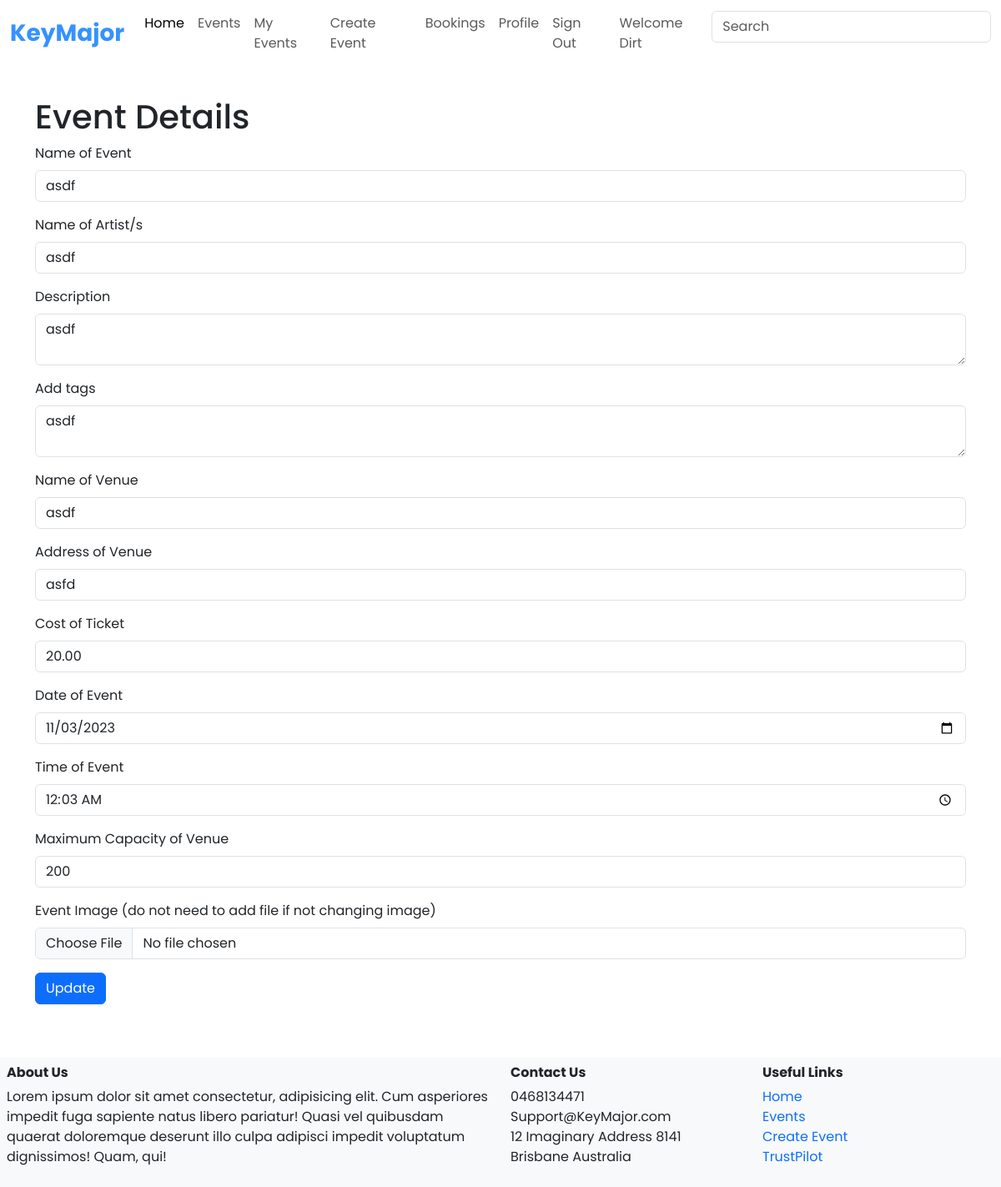
Screenshot of /events/update_event/3 (signed in) with the database file from the repository.
### server/models.py (models this page shows, shortened)
class User(db.Model, UserMixin):
    __tablename__ = 'users'
    id = db.Column(db.Integer, primary_key=True)
    fname = db.Column(db.String(100), index=True, nullable=False)
    lname = db.Column(db.String(100), index=True, nullable=False)
    pnumber = db.Column(db.String(100), nullable=False)
    emailid = db.Column(db.String(100), index=True, nullable=False)
    password_hash = db.Column(db.String(255), nullable=False)
    image = db.Column(db.String(400))
    comments = db.relationship('Comment', backref='user')
    created_event = db.relationship('Event', backref='user')
    orders = db.relationship('TicketOrder', backref='user')

class Event(db.Model):
    __tablename__ = 'events'
    id = db.Column(db.Integer, primary_key=True)
    creator_id = db.Column(db.Integer, db.ForeignKey('users.id'))
    name = db.Column(db.String(80))
    description = db.Column(db.String(200))
    tags = db.Column(db.String(200))
    image = db.Column(db.String(400))
    venue_name = db.Column(db.String(80))
    address = db.Column(db.String(80))
    ticket_cost = db.Column(db.Double)
    artist = db.Column(db.String(80))
    date = db.Column(db.Date)
    time = db.Column(db.Time)
    maxSeating = db.Column(db.Integer)
    currentSeating = db.Column(db.Integer)
    comments = db.relationship('Comment', backref='event')
    orders = db.relationship('TicketOrder', backref='event')
    status = db.relationship('EventStatus', backref='event')

### server/events.py (the view, shortened to what this page needs)
@event_bp.route('/update_event/<id>', methods=['GET','POST'])
@login_required
def update_event(id):
	event = db.session.scalar(db.select(Event).where(Event.id==id))
	form = EventUpdateForm(obj=event)
	return render_template('events/event-creation.html', form=form)

### server/forms.py
class EventUpdateForm(FlaskForm):
	name = StringField('Name of Event', validators=[InputRequired()])
	artist = StringField('Name of Artist/s', validators=[InputRequired()])
	description = TextAreaField('Description', validators = [InputRequired()])
	tags = TextAreaField('Add tags', validators = [InputRequired()])
	venue_name = StringField('Name of Venue', validators=[InputRequired()])
	address = StringField('Address of Venue', validators=[InputRequired()])
	ticket_cost = DecimalField('Cost of Ticket', validators=[InputRequired()])
	date = DateField('Date of Event', validators=[InputRequired()])
	time = TimeField('Time of Event',validators=[InputRequired()])
	maxSeating = IntegerField('Maximum Capacity of Venue', validators=[InputRequired()])
	image = FileField('Event Image (do not need to add file if not changing image)', validators=[
		FileAllowed(ALLOWED_FILE, message='Only supports png, jpg, JPG, PNG')])
	submit = SubmitField("Update")

### server/templates/events/event-creation.html
{% extends 'base.html' %}
{% from 'bootstrap5/form.html' import render_form %}
{% block content %}
<div class="container">
	<div class="row mt-5">
		<div class="col-md-12">
			<h1>Event Details</h1>
			{{render_form(form)}}
		</div>
	</div>
</div>
{% endblock %}

### server/templates/base.html (shortened to what this page needs)
<html>
<head>
    <link href="https://cdn.jsdelivr.net/npm/bootstrap@5.3.1/dist/css/bootstrap.min.css" rel="stylesheet">
    <link rel="stylesheet" href="{{ url_for('static', filename='style.css') }}">
</head>
<body>
    <header>
            <nav class="navbar navbar-expand-xl fixed-top">
                <div class="container-xxl">
                    <a class="navbar-brand" href="{{ url_for('main.index') }}">KeyMajor</a>
                    <div class="collapse navbar-collapse w-auto" id="navbarSupportedContent">
                        <ul class="navbar-nav me-auto mb-2 mb-xl-0">
                            <li class="nav-item">
                                <a class="nav-link active" aria-current="page" href="{{ url_for('main.index') }}">Home</a>
                            </li>
                            <li class="nav-item">
                                <a class="nav-link" href="{{ url_for('event.load_events') }}">Events</a>
                            </li>
                            {% if current_user.is_authenticated %}
                            <li class="nav-item">
                                <a class="nav-link" href="{{url_for('event.load_created_events')}}">My Events</a>
                            </li>
                            <li class="nav-item">
                                <a class="nav-link" href="{{ url_for('event.event_creation') }}">Create Event</a>
                            </li>
                            <li class="nav-item">
                                <a class="nav-link" href="event-bookings.html">Bookings</a>
                            </li>
                            <li class="nav-item">
                                <a class="nav-link" href="#">Profile</a>
                            </li>
                            <li class="nav-item">
                                <a class="nav-link" href="{{ url_for('auth.logout') }}">Sign Out</a>
                            </li>
                            <li class="nav-item">
                                <a class="nav-link">Welcome {{current_user.fname}}</a>
                            </li>
                            {% endif %}
                        </ul>
                        <form class="d-flex" role="search">
                            <input class="form-control" type="search" placeholder="Search" aria-label="Search">
                        </form>
                    </div>
                </div>
            </nav>
    </header>
    {% block content %}
    {% endblock %}
    <div class="footer mt-5 bg-light">
        <footer class="container-xxl p-2">
            <div class="row">
                <div class="col-md-6">
                    <h6 class="fw-bold">About Us</h6>
                    <p>
                        Lorem ipsum dolor sit amet consectetur, adipisicing elit. Cum
                        asperiores impedit fuga sapiente natus libero pariatur! Quasi vel
                        quibusdam quaerat doloremque deserunt illo culpa adipisci impedit
                        voluptatum dignissimos! Quam, qui!
                    </p>
                </div>
                <div class="col-md-3">
                    <h6 class="fw-bold">Contact Us</h6>
                    <ul class="list-unstyled">
                        <li>0468134471</li>
                        <li>Support@KeyMajor.com</li>
                        <li>12 Imaginary Address 8141 Brisbane Australia </li>
                    </ul>
                </div>
                <div class="col-md-3">
                    <h6 class="fw-bold">Useful Links</h6>
                    <ul class="nav flex-column">
                        <li class="nav-item"><a class="nav-link p-0" href="{{ url_for('main.index') }}">Home</a></li>
                        <li class="nav-item"><a class="nav-link p-0" href="#">Events</a></li>
                        {% if current_user.is_authenticated %}
                        <li class="nav-item"><a class="nav-link p-0" href="{{ url_for('event.event_creation') }}">Create Event</a></li>
                        <li class="nav-item"><a class="nav-link p-0" href="#">TrustPilot</a></li>
                        {% else %}
                        <li class="nav-item"><a class="nav-link p-0" href="{{ url_for('auth.authenticate') }}">Log in</a></li>
                        <li class="nav-item"><a class="nav-link p-0" href="{{ url_for('auth.register') }}">Register</a></li>
                        {% endif %}
                    </ul>
                </div>
            </div>
        </footer>
    </div>
</body>
</html>

### server/static/style.css (style rules this page uses)
:root { --bs-primary: #3592FF; }
body { border: 0px; margin: 0px; padding: 0px; font-family: 'Poppins'; padding-top: 68px; }
.navbar { --bs-navbar-brand-color: #3592FF; --bs-navbar-brand-font-size: 28px; --bs-navbar-brand-hover-color: #3592FF; background-color: #ffffff; }
.navbar-brand { font-weight: bold; }

### rows the page displays
User: fname "Dirt"
Event: name "asdf", artist "asdf", description "asdf", tags "asdf", venue_name "asdf", address "asfd", ticket_cost "20.00", date "11/03/2023", time "00:03", maxSeating "200"
